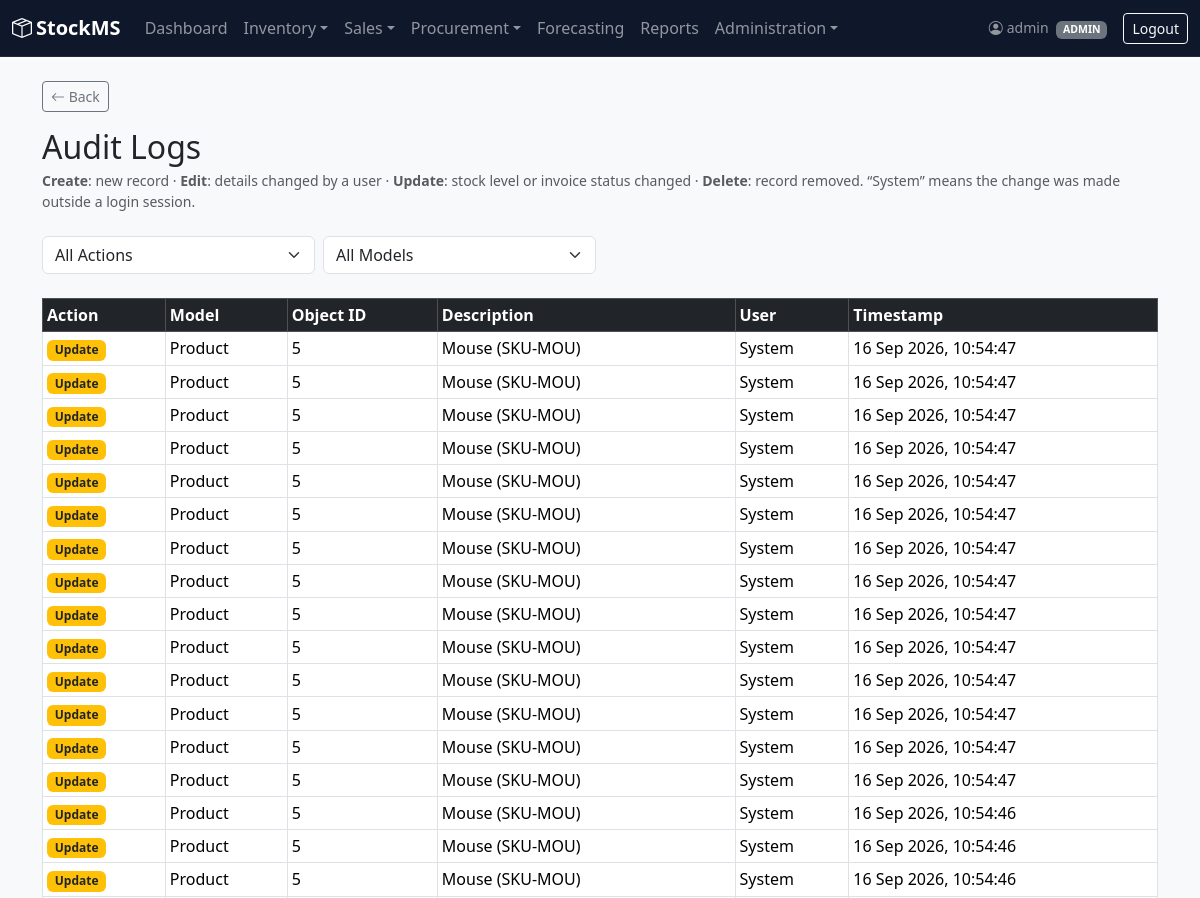
/audit/ (signed in, upper part), run on an earlier commit of the app's database.
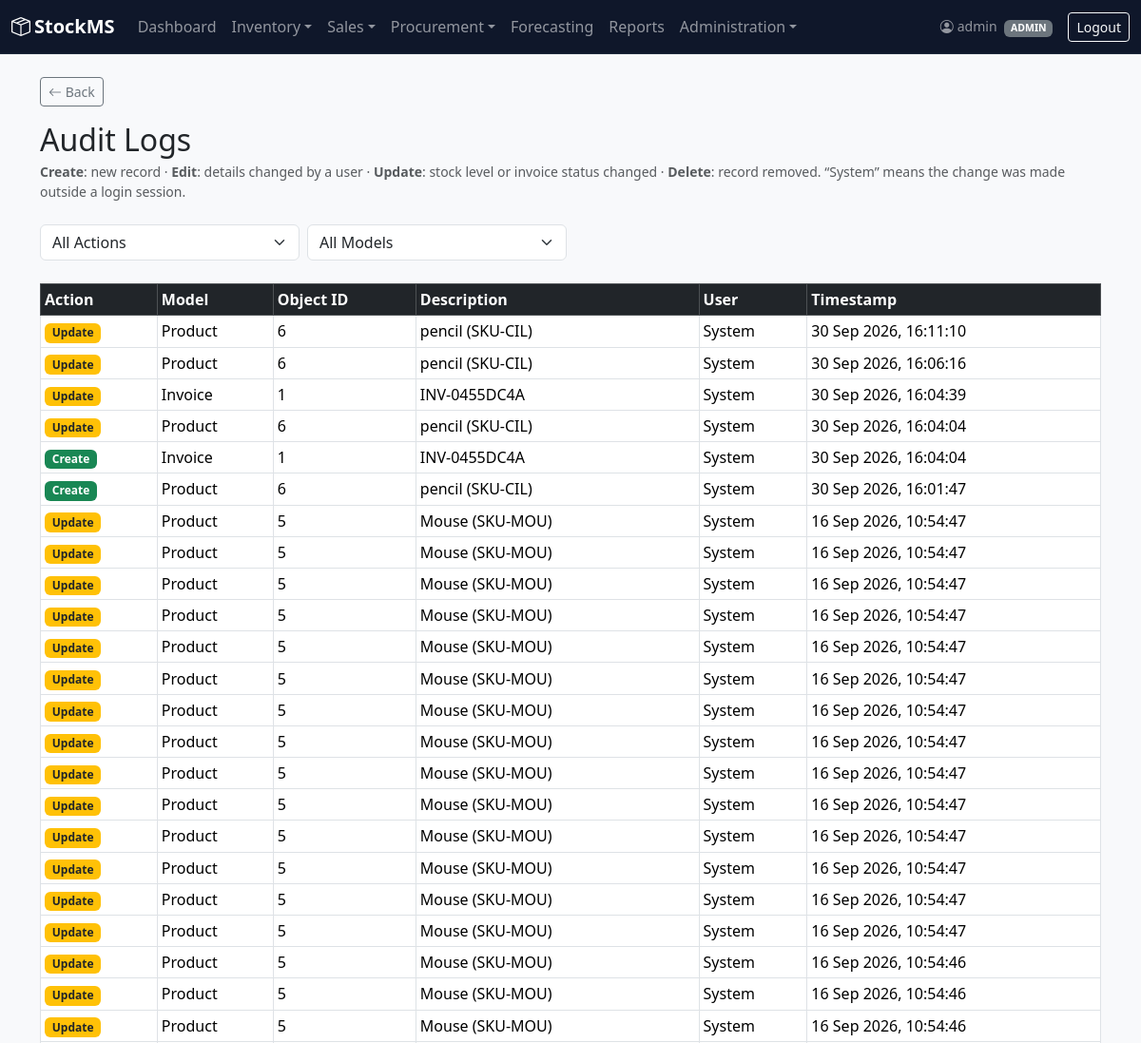
And on a later commit of the database.
### audit/models.py (models this page shows, shortened)
class AuditLog(models.Model):
    class Action(models.TextChoices):
        CREATE = 'CREATE', 'Create'
        EDIT = 'EDIT', 'Edit'          # details changed by a user (price, name, supplier...)
        UPDATE = 'UPDATE', 'Update'    # stock level or invoice status changed
        DELETE = 'DELETE', 'Delete'
    user = models.ForeignKey(settings.AUTH_USER_MODEL, on_delete=models.SET_NULL, null=True)
    action = models.CharField(max_length=10, choices=Action.choices)
    model_name = models.CharField(max_length=100)
    object_id = models.CharField(max_length=50)
    object_repr = models.CharField(max_length=255, blank=True)
    changes = models.JSONField(blank=True, null=True)
    timestamp = models.DateTimeField(auto_now_add=True)
    class Meta:
        ordering = ['-timestamp']

### audit/views.py (the view)
# urls.py: path('', views.audit_log_list, name='audit_log_list'),
@login_required
def audit_log_list(request):
    if request.user.role != 'ADMIN':
        messages.error(request, "You don't have permission to view audit logs.")
        return redirect('dashboard')
    logs = AuditLog.objects.select_related('user').all()
    action_filter = request.GET.get('action')
    model_filter = request.GET.get('model')
    if action_filter:
        logs = logs.filter(action=action_filter)
    if model_filter:
        logs = logs.filter(model_name=model_filter)
    logs = logs[:200]  # cap for performance/demo clarity
    return render(request, 'audit/audit_log_list.html', {
        'logs': logs,
        'action_filter': action_filter,
        'model_filter': model_filter,
    })

### alerts/context_processors.py (called while the page is built)
def alert_counts(request):
    user = getattr(request, 'user', None)
    if user is None or not user.is_authenticated:
        return {}
    return {'active_alert_count': StockAlert.objects.filter(resolved=False).count()}

### audit/templates/audit/audit_log_list.html (shortened to what this page needs)
{% extends 'base.html' %}
{% block content %}
<h2 class="mb-1">Audit Logs</h2>
<p class="text-muted small mb-4"><strong>Create</strong>: new record &middot; <strong>Edit</strong>: details changed by a user &middot; <strong>Update</strong>: stock level or invoice status changed &middot; <strong>Delete</strong>: record removed. &ldquo;System&rdquo; means the change was made outside a login session.</p>
<form method="get" class="row g-2 mb-4">
    <div class="col-md-3">
        <select name="action" class="form-select" onchange="this.form.submit()">
            <option value="">All Actions</option>
        </select>
    </div>
    <div class="col-md-3">
        <select name="model" class="form-select" onchange="this.form.submit()">
            <option value="">All Models</option>
        </select>
    </div>
</form>
<table class="table table-bordered table-sm">
    <thead class="table-dark">
        <tr>
            <th>Action</th>
            <th>Model</th>
            <th>Object ID</th>
            <th>Description</th>
            <th>User</th>
            <th>Timestamp</th>
        </tr>
    </thead>
    <tbody>
        {% for log in logs %}
        <tr>
            <td>
                {% if log.action == 'CREATE' %}<span class="badge bg-success">Create</span>
                {% elif log.action == 'EDIT' %}<span class="badge bg-primary">Edit</span>
                {% elif log.action == 'UPDATE' %}<span class="badge bg-warning text-dark">Update</span>
                {% else %}<span class="badge bg-danger">Delete</span>{% endif %}
            </td>
            <td>{{ log.model_name }}</td>
            <td>{{ log.object_id }}</td>
            <td>
                {{ log.object_repr }}
            </td>
            <td>{% if log.user %}{{ log.user.get_full_name|default:log.user.username }} <span class="text-muted small">(@{{ log.user.username }})</span>{% else %}System{% endif %}</td>
            <td>{{ log.timestamp|date:"d M Y, H:i:s" }}</td>
        </tr>
        {% empty %}
        <tr><td colspan="6" class="text-center">No audit log entries found.</td></tr>
        {% endfor %}
    </tbody>
</table>
{% endblock %}

What changed in the data, as far as the page shows it:
added AuditLog: action "Update", model_name "Product", object_id "6", object_repr "pencil (SKU-CIL)", shows "System", timestamp "30 Sep 2026, 16:11:10"
added AuditLog: action "Update", model_name "Product", object_id "6", object_repr "pencil (SKU-CIL)", shows "System", timestamp "30 Sep 2026, 16:06:16"
added AuditLog: action "Update", model_name "Invoice", object_id "1", object_repr "INV-0455DC4A", shows "System", timestamp "30 Sep 2026, 16:04:39"
added AuditLog: action "Update", model_name "Product", object_id "6", object_repr "pencil (SKU-CIL)", shows "System", timestamp "30 Sep 2026, 16:04:04"
added AuditLog: action "Create", model_name "Invoice", object_id "1", object_repr "INV-0455DC4A", shows "System", timestamp "30 Sep 2026, 16:04:04"
added AuditLog: action "Create", model_name "Product", object_id "6", object_repr "pencil (SKU-CIL)", shows "System", timestamp "30 Sep 2026, 16:01:47"
